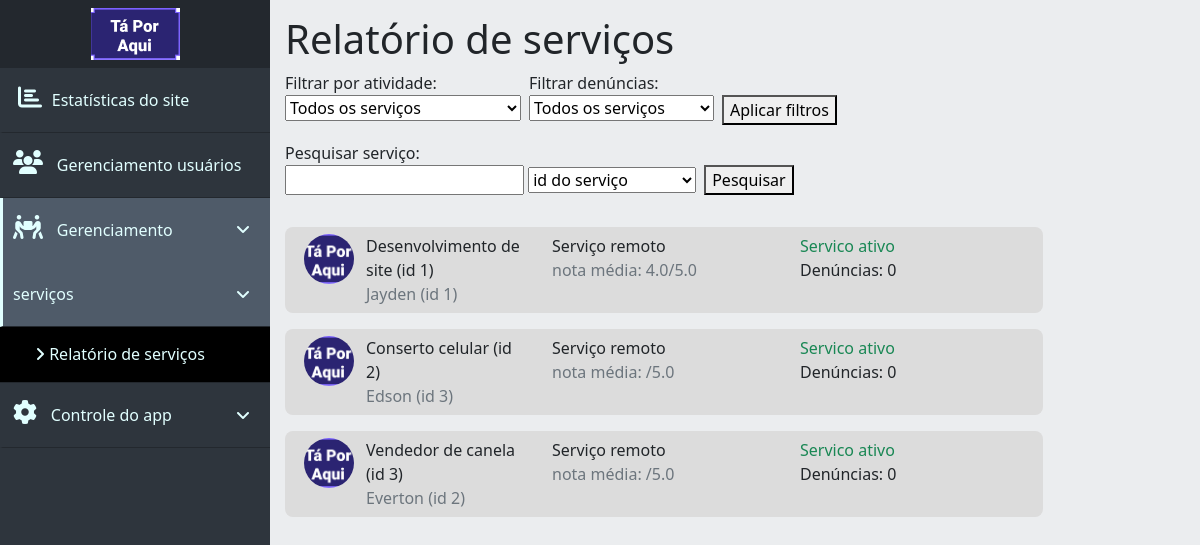
Screenshot of /dashboard/serviceManagement/serviceReport.php (signed in) with the database file from the repository.
### tables this page shows
CREATE TABLE `servicos` (
  `id_servico` int(11) NOT NULL,
  `id_prestador_servico` int(11) NOT NULL,
  `nome_servico` varchar(30) NOT NULL,
  `tipo_servico` int(11) NOT NULL COMMENT '0 = remoto, 1 = presencial',
  `desc_servico` text NOT NULL,
  `orcamento_servico` decimal(8,2) DEFAULT NULL,
  `crit_orcamento_servico` varchar(30) NOT NULL,
  `data_public_servico` timestamp NULL DEFAULT current_timestamp(),
  `nota_media_servico` decimal(2,1) DEFAULT NULL,
  `status_servico` int(11) DEFAULT 1 COMMENT '0 = suspenso, 1 = disponível, 2 = denunciado/banido, 3 = ocultado pelo user',
  `qnt_visualizacoes_servico` int(11) NOT NULL DEFAULT 0
);

CREATE TABLE `usuarios` (
  `id_usuario` int(11) NOT NULL,
  `nome_usuario` varchar(15) NOT NULL,
  `sobrenome_usuario` varchar(15) NOT NULL,
  `fone_usuario` varchar(20) NOT NULL,
  `email_usuario` varchar(40) NOT NULL,
  `senha_usuario` char(40) NOT NULL,
  `data_nasc_usuario` date NOT NULL,
  `sexo_usuario` char(1) NOT NULL,
  `classif_usuario` int(11) NOT NULL COMMENT '0 = cliente, 1 = prestador, 2 = pequeno negócio',
  `cep_usuario` char(8) NOT NULL,
  `uf_usuario` char(2) NOT NULL,
  `cidade_usuario` varchar(30) NOT NULL,
  `bairro_usuario` varchar(30) NOT NULL,
  `rua_usuario` varchar(30) NOT NULL,
  `numero_usuario` varchar(5) NOT NULL,
  `comple_usuario` varchar(20) DEFAULT NULL,
  `data_entrada_usuario` timestamp NULL DEFAULT current_timestamp(),
  `desc_usuario` text DEFAULT NULL,
  `site_usuario` varchar(40) DEFAULT NULL,
  `status_usuario` int(11) NOT NULL DEFAULT 1 COMMENT '0 = suspenso, 1 = ativo, 2 = denunciado/banido',
  `online_usuario` tinyint(1) NOT NULL DEFAULT 1,
  `imagem_usuario` varchar(60) DEFAULT 'no_picture.jpg',
  `nota_media_usuario` decimal(2,1) DEFAULT NULL,
  `posicao_usuario` point DEFAULT NULL
);

### dashboard/assets/getData.php (called while the page is built, shortened)
<?php
class DbConnection {
    private $host = 'localhost';
    private $dbname = 'ta_por_aqui';
    private $user = 'root';
    private $password = '';
    public function connect(){
        try{
            $connect = new PDO(
                "mysql:host=$this->host;dbname=$this->dbname;",
                "$this->user",
                "$this->password"
            );
            $connect->exec('SET CHARACTER SET utf8');
            return $connect;
        } catch (PDOException $e){
            echo 'Não foi possivel se conectar com o servidor <br>';
            echo 'Código do erro: ' . $e->getCode() . '<br> Mensagem de erro: ' . $e->getMessage();
        }
    }
}
class ServicesListing {
    private $con;
    public function __construct(){
        $this->con = new DbConnection();
        $this->con = $this->con->connect();
    }
    public function selectAllServices(){
        $query = "SELECT s.id_servico, s.nome_servico, s.id_prestador_servico, s.tipo_servico, s.nota_media_servico, s.status_servico, u.id_usuario, u.nome_usuario from servicos as s join usuarios as u on s.id_prestador_servico = u.id_usuario left join denuncia_servico as ds on s.id_servico = ds.id_servico";
        $stmt = $this->con->query($query);
        return $stmt->fetchAll(PDO::FETCH_ASSOC);
    }
    public function getQntComplains($idServ){
        $query = "SELECT count(*) as denuncias from denuncia_servico where id_servico = $idServ";
        $stmt = $this->con->query($query);
        return $stmt->fetch(PDO::FETCH_ASSOC)['denuncias'];
    }
}

### dashboard/serviceManagement/serviceReport.php (the view, shortened to what this page needs)
<?php
require "../assets/getData.php";
$servicesListing = new ServicesListing();
$services = [];
if (isset($_GET['serviceStatus'])){
    $services = $servicesListing->selectFilteredServices($_GET['serviceStatus'], $_GET['serviceComplainFilter']);
} else if (isset($_GET['searchInput'])){
    $services = $servicesListing->selectSearchedServices($_GET['searchInput'], $_GET['searchParam']);
} else {
    $services = $servicesListing->selectAllServices();
}
?>
<!DOCTYPE html>
<html lang="pt-br">
<head>
    <link href="https://cdn.jsdelivr.net/npm/bootstrap@5.1.1/dist/css/bootstrap.min.css" rel="stylesheet">
    <link rel="stylesheet" href="../style.css">
</head>
<body>
<div class="nav-side-menu">
    <div class="brand py-2"><img src="../../assets/images/dumb-brand.png" alt="logo"></div>
    <div class="menu-list">
        <ul id="menu-content" class="menu-content collapse out">
            <li>
                <a href="../analisys.php"><i class="fas fa-chart-bar sidebar-icon"></i> Estatísticas do site</a>
            </li>
            <li data-bs-toggle="collapse" data-bs-target="#gerenciamentoUsuarios" class="collapsed">
                <div class="moreItems"><i class="fas fa-users sidebar-icon"></i> Gerenciamento usuários <span class="arrow"><i class="fa fa-angle-down"></i></span></div>
            </li>
            <li data-bs-toggle="collapse" data-bs-target="#gerenciamentoServicos" class="collapsed active">
                <div class="moreItems"><i class="fas fa-people-carry sidebar-icon"></i> Gerenciamento serviços <span class="arrow"><i class="fa fa-angle-down"></i></span></div>
            </li>
            <ul class="sub-menu collapse" id="gerenciamentoServicos">
                <li class="active"><a href="serviceReport.php"><i class="fa fa-angle-right"></i> Relatório de serviços</a></li>
            </ul>
            <li data-bs-toggle="collapse" data-bs-target="#appControl" class="collapsed">
                <div class="moreItems"><i class="fas fa-cog sidebar-icon"></i> Controle do app <span class="arrow"><i class="fa fa-angle-down"></i></span></div>
            </li>
        </ul>
    </div>
</div>
<div class="main" id="pagina">
    <h1>Relatório de serviços</h1>
    <form action="serviceReport.php" method="get">
        <div class="float-start me-2">
            <label for="serviceStatus">Filtrar por atividade: </label> <br>
            <select name="serviceStatus" id="serviceStatus">
                <option value="">Todos os serviços</option>
            </select>
        </div>
        <div class="float-start me-2">
            <label for="serviceComplainFilter">Filtrar denúncias: </label> <br>
            <select name="serviceComplainFilter" id="serviceComplainFilter">
                <option value="">Todos os serviços</option>
            </select>
        </div>
        <br>
        <button type="submit" class="float-start">Aplicar filtros</button>
    </form>
    <form action="serviceReport.php" method="get">
        <div class="float-start me-2">
            <label for="searchInput">Pesquisar serviço:</label> <br>
            <input type="text" name="searchInput" <?php if (isset($_GET['searchInput'])) {echo "value = '" . $_GET['searchInput'] . "'";}?>>
            <select name="searchParam" id="searchParam">
                <option value="s.id_servico" <?php if (isset($_GET['searchParam']) and $_GET['searchParam'] == 's.id_servico') {echo 'selected';}?>>id do serviço</option>
            </select>
        </div>
        <br>
        <button type="submit" class="float-start">Pesquisar</button>
    </form>
    <div class="row my-2">
        <div class="col-md-12 col-lg-10">
            <?php foreach ($services as $service) {?>
                <div class="listDiv row my-3" onclick="redirecionaPagina('service.php', <?=$service['id_servico']?>)">
                    <div class="col-sm-1 mr-2 mb-3 mb-sm-0">
                        <img src="../../assets/images/dumb-brand.png" alt="imagem do serviço" class="userPicture">
                    </div>
                    <div class="col-sm-3 mb-3 mb-sm-0">
                        <span><?=$service['nome_servico']?> (id <?=$service['id_servico']?>)</span> <br>
                        <span class="text-secondary"><?=$service['nome_usuario']?> (id <?=$service['id_prestador_servico']?>)</span>
                    </div>
                    <div class="col-sm-4 mb-3 mb-sm-0">
                        <span>Serviço <?php echo $service['tipo_servico'] === 0 ? " presencial" : " remoto"?></span> <br>
                        <span class="text-secondary">nota média: <?=$service['nota_media_servico']?>/5.0</span>
                    </div>
                        <div class="col-sm-3 mb-3 mb-sm-0">
                            <?php
                            if ($service['status_servico'] == 0){
                                echo '<span class="text-secondary">Servico suspenso</span>';
                            } else if ($service['status_servico'] == 1){
                                echo '<span class="text-success">Servico ativo</span>';
                            } else if ($service['status_servico'] == 2) {
                                echo '<span class="text-danger">Servico banido</span>';
                            } else {
                                echo '<span class="text-secondary">Servico ocultado pelo usuário</span>';
                            }
                            ?> <br>
                            <span>Denúncias: <?=$servicesListing->getQntComplains($service['id_servico'])?></span>
                        </div>
                    </div>
            <?php }?>
        </div>
    </div>
</div>
</body>
</html>

### dashboard/style.css (style rules this page uses)
body { margin: 0; padding: 0; background-color: #ebedef; }
.main { margin-left: 270px; padding: 15px; }
.nav-side-menu { overflow: auto; background-color: #2e353d; position: fixed; top: 0; width: 270px; height: 100%; color: #e1ffff; }
.nav-side-menu .brand { background-color: #23282e; line-height: 50px; display: block; text-align: center; font-size: 14px; }
.nav-side-menu ul, .nav-side-menu li { list-style: none; padding: 0px; margin: 0px; line-height: 4rem; cursor: pointer; visibility: visible !important; }
.arrow { display: inline-block; padding-left: 10px; padding-right: 10px; vertical-align: middle; float: right; }
.nav-side-menu li i.sidebar-icon { margin-right: 0.6rem; font-size: 1.5em; }
.nav-side-menu ul .active, .nav-side-menu li .active { border-left: 3px solid #e1ffff; background-color: #4f5b69; }
.nav-side-menu li { padding-left: 0px; border-left: 3px solid #2e353d; border-bottom: 1px solid #23282e; }
.nav-side-menu li a { display: block; text-decoration: none; color: #e1ffff; }
.nav-side-menu li a i { padding-left: 15px; width: 20px; padding-right: 20px; }
.nav-side-menu ul .sub-menu li.active, .nav-side-menu li .sub-menu li.active { background-color: #000; }
.nav-side-menu ul .sub-menu li, .nav-side-menu li .sub-menu li { background-color: #181c20; border: none; line-height: 3.4rem; border-bottom: 1px solid #23282e; margin-left: 0px; }
.nav-side-menu li .sub-menu li a, .nav-side-menu ul .sub-menu li a { display: block; padding-left: 20px; }
.nav-side-menu ul .sub-menu li a i, .nav-side-menu li .sub-menu li a i { padding-right: 10px !important; }
.moreItems { padding: 0 10px; }
.listDiv { margin-left: 0; background-color: gainsboro; padding: 7px; border-radius: 8px; }
.userPicture { width: 50px; height: 50px; object-fit: cover; border-radius: 50%; }
@media (min-width: 992px) { .nav-side-menu .menu-list .menu-content { display: block; } }

### rows the page displays
servicos: nome_servico "Desenvolvimento de site", id_servico "1", id_prestador_servico.nome_usuario "Jayden", id_prestador_servico "1", tipo_servico "remoto", nota_media_servico "4.0", status_servico "Servico ativo", QntComplains "0"
servicos: nome_servico "Conserto celular", id_servico "2", id_prestador_servico.nome_usuario "Edson", id_prestador_servico "3", tipo_servico "remoto", status_servico "Servico ativo", QntComplains "0"
servicos: nome_servico "Vendedor de canela", id_servico "3", id_prestador_servico.nome_usuario "Everton", id_prestador_servico "2", tipo_servico "remoto", status_servico "Servico ativo", QntComplains "0"
